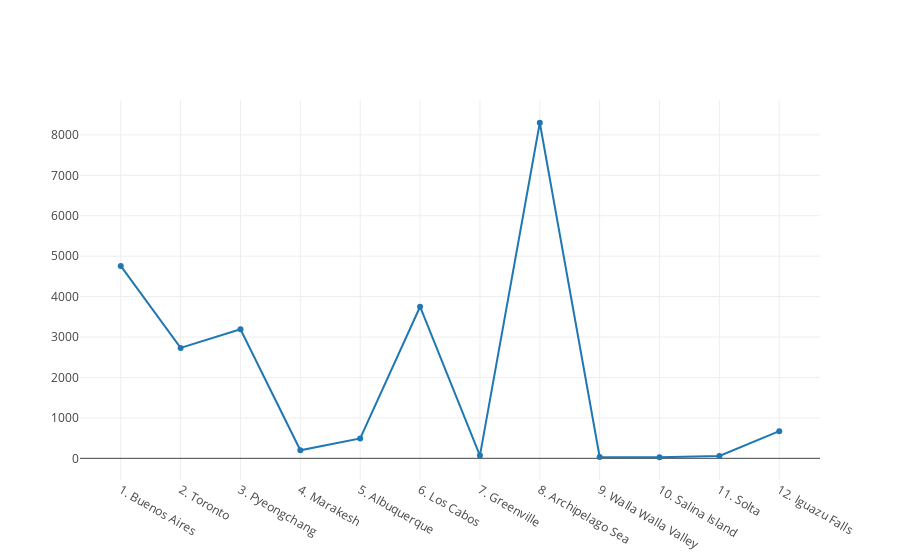

The notebook cell saved with this chart:
### Markdown cell above
city_areas = []
for city in cities:
    city_areas.append(city['Area'])
city_areas
trace_areas = {'x': names_and_ranks, 'y': city_areas, 'text': names_and_ranks, 'type': 'bar', 'name': 'areas'}

### Code cell
import plotly
plotly.offline.init_notebook_mode(connected=True)
plotly.offline.iplot([trace_areas])

### Figure 1 — Plotly figure (JSON) as saved in the notebook; plotly's stock layout.template omitted (floating-point values rounded to 4 significant figures)
{"data": [{"name": "areas", "text": ["1. Buenos Aires", "2. Toronto", "3. Pyeongchang", "4. Marakesh", "5. Albuquerque", "6. Los Cabos", "7. Greenville", "8. Archipelago Sea", "9. Walla Walla Valley", "10. Salina Island", "11. Solta", "12. Iguazu Falls"], "type": "scatter", "uid": "2e7c5900-924c-11e9-b6f2-b1a826241892", "x": ["1. Buenos Aires", "2. Toronto", "3. Pyeongchang", "4. Marakesh", "5. Albuquerque", "6. Los Cabos", "7. Greenville", "8. Archipelago Sea", "9. Walla Walla Valley", "10. Salina Island", "11. Solta", "12. Iguazu Falls"], "y": [4758, 2731, 3194, 200, 491, 3750, 68, 8300, 33, 27, 59, 672]}], "layout": {}}
